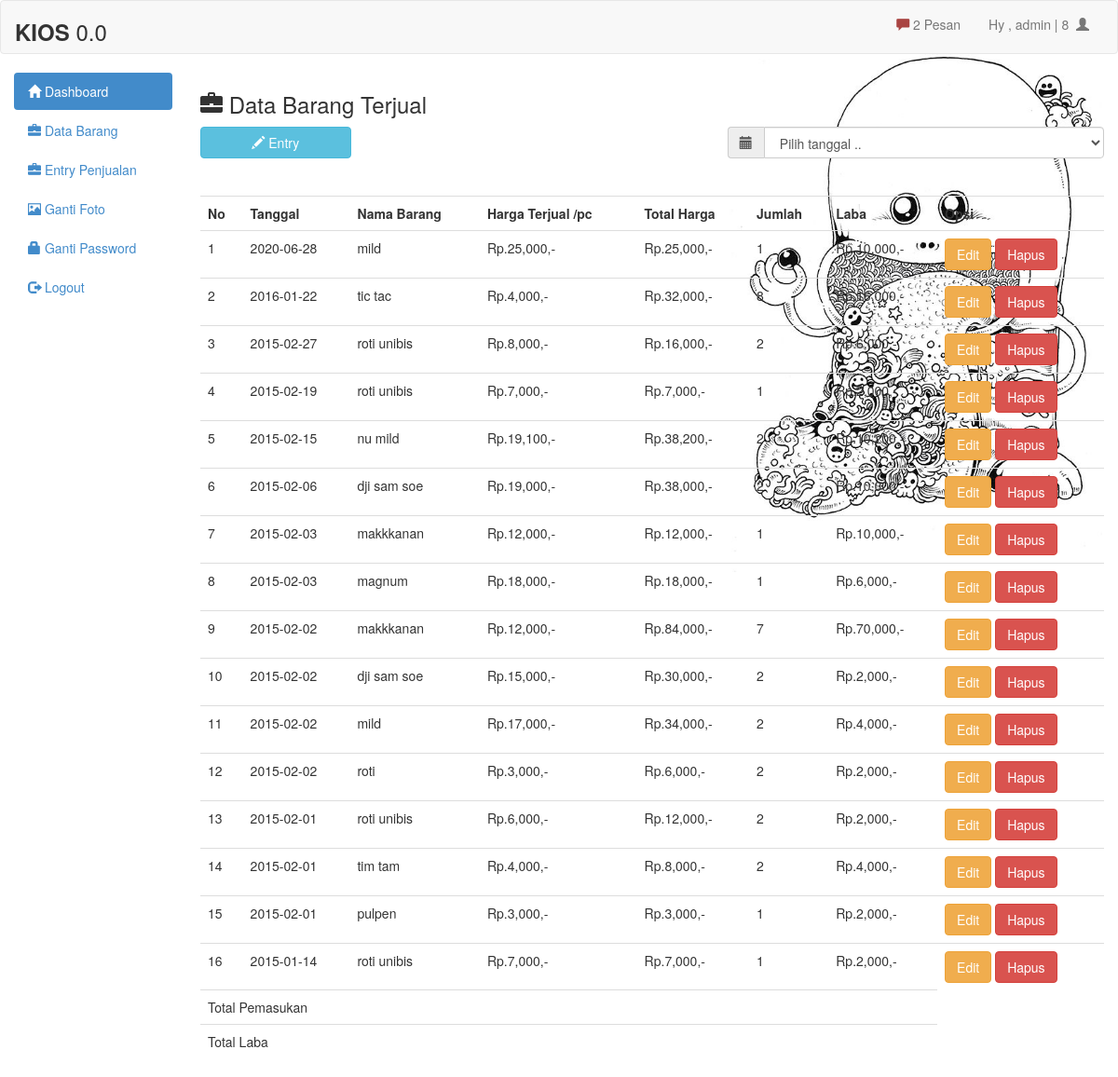
Page /admin/entry.php (signed in) on the committed database.
### tables this page shows
CREATE TABLE `barang_laku` (
  `id` int(11) NOT NULL,
  `tanggal` date NOT NULL,
  `nama` text NOT NULL,
  `jumlah` int(11) NOT NULL,
  `harga` int(11) NOT NULL,
  `total_harga` int(20) NOT NULL,
  `laba` int(11) NOT NULL
);

### db/fungsiDB.php (called while the page is built, shortened)
<?php
 function xsql($query = null, $x= null){
    $sql = mysqli_query($x, $query) or die('TIDAK DAPAT TERHUBUNG DENGAN KONEKSI DATABASE');
    return $sql;
 }
 function xfetch_a($query = null){
    $sql = mysqli_fetch_array($query);
    return $sql;
 }
?>

### fungsiUmum/format.php (called while the page is built)
<?php
    function Rp($string){
        return number_format($string);
    }
?>

### admin/entry.php (the view, shortened to what this page needs)
<?php include 'header.php';	?>
<h3><span class="glyphicon glyphicon-briefcase"></span>  Data Barang Terjual</h3>
<button style="margin-bottom:20px" data-toggle="modal" data-target="#myModal" class="btn btn-info col-md-2"><span class="glyphicon glyphicon-pencil"></span>  Entry</button>
<form action="" method="get">
	<div class="input-group col-md-5 col-md-offset-7">
		<span class="input-group-addon" id="basic-addon1"><span class="glyphicon glyphicon-calendar"></span></span>
		<select type="submit" name="tanggal" class="form-control" onchange="this.form.submit()">
			<option>Pilih tanggal ..</option>
		</select>
	</div>
</form>
<br/>
<br/>
<table class="table">
	<tr>
		<th>No</th>
		<th>Tanggal</th>
		<th>Nama Barang</th>
		<th>Harga Terjual /pc</th>
		<th>Total Harga</th>
		<th>Jumlah</th>
		<th>Laba</th>
		<th>Opsi</th>
	</tr>
	<?php
	if(isset($_GET['tanggal'])){
		$tanggal=mysqli_real_escape_string($x,$_GET['tanggal']);
		$brg=xsql("SELECT * from barang_laku where tanggal like '$tanggal' order by tanggal desc",$x);
	}else{
		$brg=xsql("SELECT * from barang_laku order by tanggal desc",$x);
	}
	$no=1;
	while($b=xfetch_a($brg)){
		?>
		<tr>
			<td><?= $no++ ?></td>
			<td><?= $b['tanggal'] ?></td>
			<td><?= $b['nama'] ?></td>
			<td>Rp.<?= Rp($b['harga']) ?>,-</td>
			<td>Rp.<?= Rp($b['total_harga']) ?>,-</td>
			<td><?= $b['jumlah'] ?></td>
			<td><?= "Rp.".Rp($b['laba']).",-"?></td>
			<td>
				<a href="edit_laku.php?id=<?= $b['id']; ?>" class="btn btn-warning">Edit</a>
				<a onclick="if(confirm('Apakah anda yakin ingin menghapus data ini ??')){ location.href='hapus_laku.php?id=<?= $b['id']; ?>&jumlah=<?= $b['jumlah'] ?>&nama=<?= $b['nama']; ?>' }" class="btn btn-danger">Hapus</a>
			</td>
		</tr>
		<?php
	}
	?>
	<tr>
		<td colspan="7">Total Pemasukan</td>
	</tr>
	<tr>
		<td colspan="7">Total Laba</td>
	</tr>
</table>
	<?php include 'footer.php'; ?>

### admin/header.php (style rules this page uses)
body { background-image: url('../assets/gambar/4.jpg'); background-position: right top; background-repeat: no-repeat; background-size : 36%,20%; }

### rows in the picture
barang_laku: tanggal "2020-06-28", nama "mild", harga "25,000", total_harga "25,000", jumlah "1", laba "10,000"
barang_laku: tanggal "2016-01-22", nama "tic tac", harga "4,000", total_harga "32,000", jumlah "8", laba "16,000"
barang_laku: tanggal "2015-02-27", nama "roti unibis", harga "8,000", total_harga "16,000", jumlah "2", laba "6,000"
barang_laku: tanggal "2015-02-19", nama "roti unibis", harga "7,000", total_harga "7,000", jumlah "1", laba "2,000"
barang_laku: tanggal "2015-02-15", nama "nu mild", harga "19,100", total_harga "38,200", jumlah "2", laba "10,200"
barang_laku: tanggal "2015-02-06", nama "dji sam soe", harga "19,000", total_harga "38,000", jumlah "2", laba "10,000"
barang_laku: tanggal "2015-02-03", nama "makkkanan", harga "12,000", total_harga "12,000", jumlah "1", laba "10,000"
barang_laku: tanggal "2015-02-03", nama "magnum", harga "18,000", total_harga "18,000", jumlah "1", laba "6,000"
barang_laku: tanggal "2015-02-02", nama "makkkanan", harga "12,000", total_harga "84,000", jumlah "7", laba "70,000"
barang_laku: tanggal "2015-02-02", nama "dji sam soe", harga "15,000", total_harga "30,000", jumlah "2", laba "2,000"
barang_laku: tanggal "2015-02-02", nama "mild", harga "17,000", total_harga "34,000", jumlah "2", laba "4,000"
barang_laku: tanggal "2015-02-02", nama "roti", harga "3,000", total_harga "6,000", jumlah "2", laba "2,000"
barang_laku: tanggal "2015-02-01", nama "roti unibis", harga "6,000", total_harga "12,000", jumlah "2", laba "2,000"
barang_laku: tanggal "2015-02-01", nama "tim tam", harga "4,000", total_harga "8,000", jumlah "2", laba "4,000"
barang_laku: tanggal "2015-02-01", nama "pulpen", harga "3,000", total_harga "3,000", jumlah "1", laba "2,000"
barang_laku: tanggal "2015-01-14", nama "roti unibis", harga "7,000", total_harga "7,000", jumlah "1", laba "2,000"

### other values in the picture
$q "2"
$_SESSION['uname'] "admin"
$_SESSION['id'] "8"
